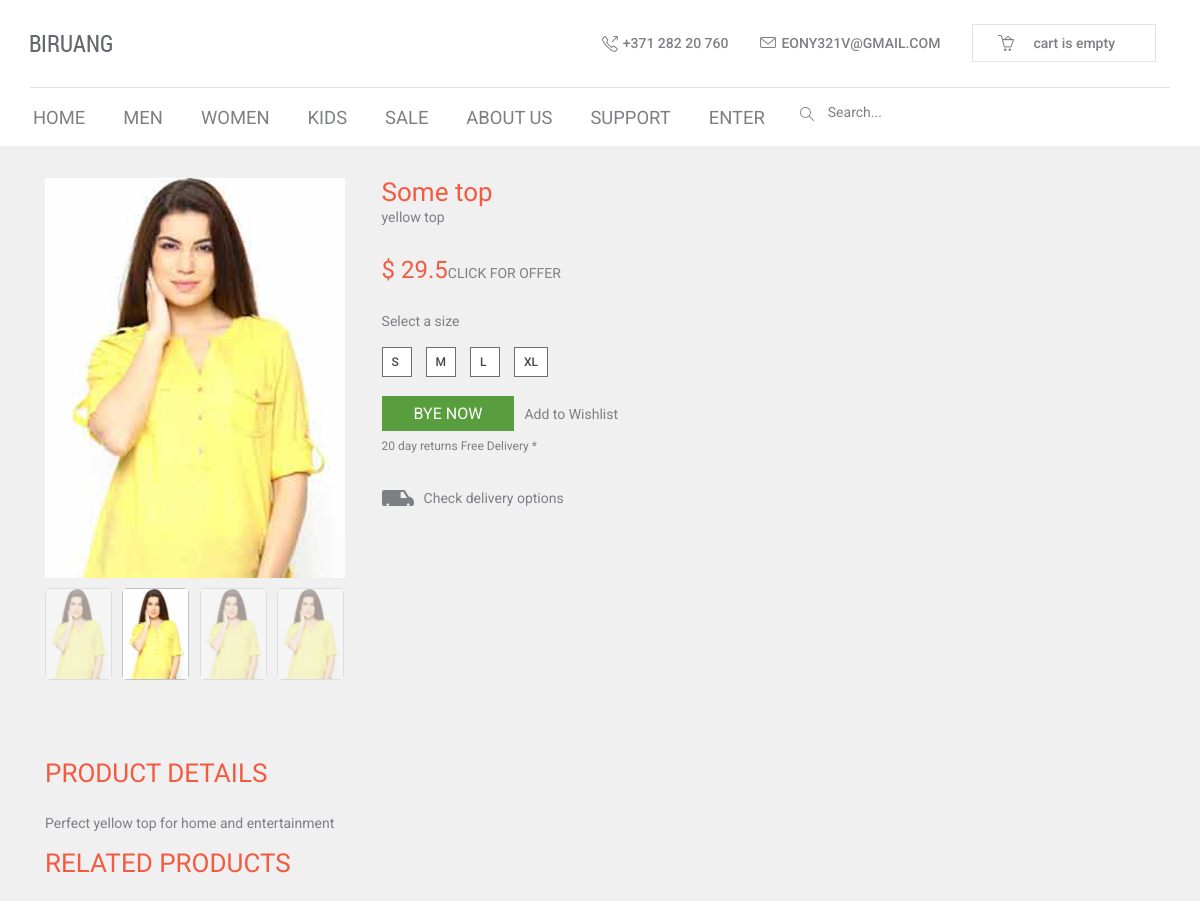
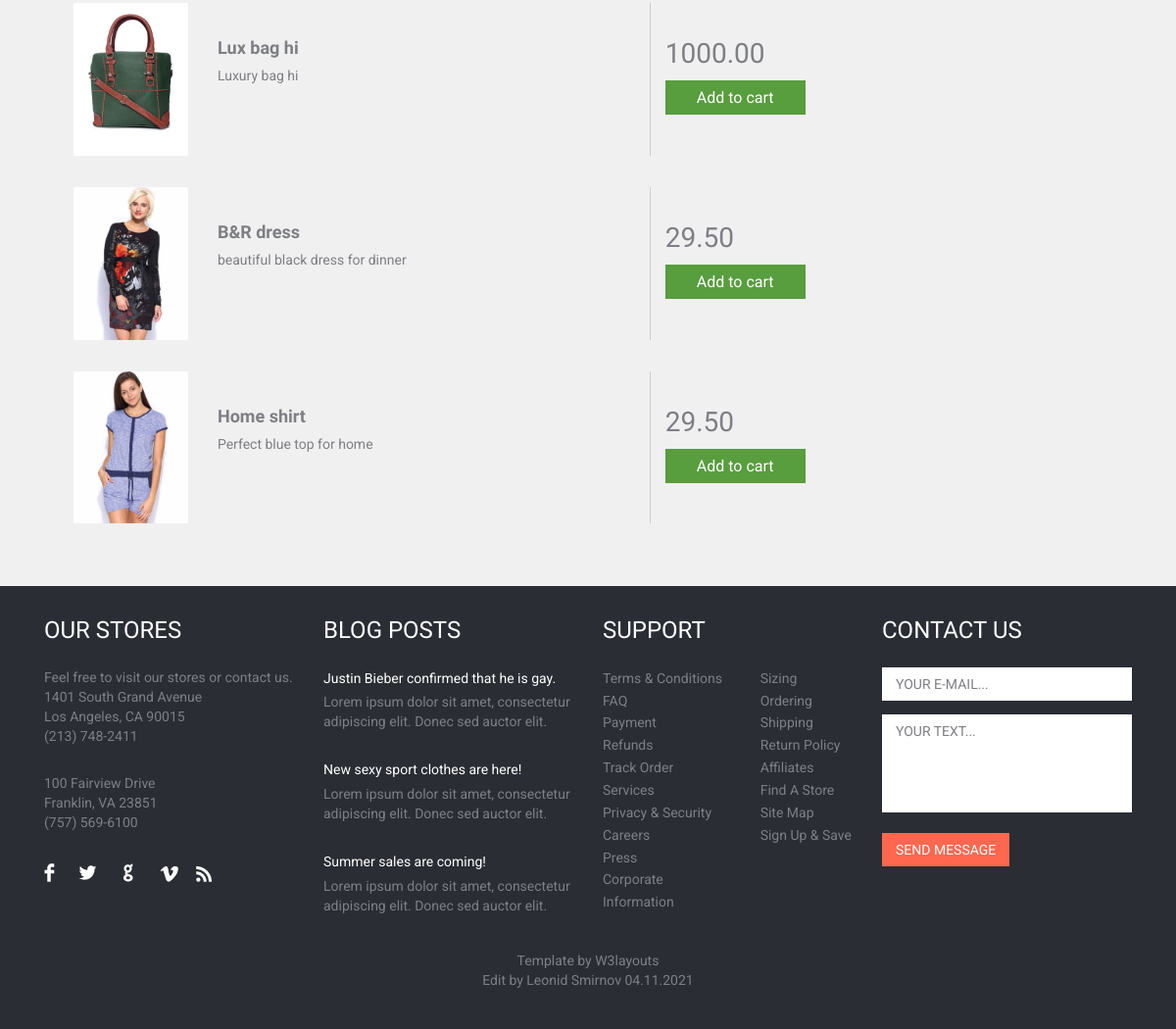
Screenshot of /single/product/135/ with the database file from the repository (2 pictures, top to bottom).
### myprojectapp/models.py (models this page shows, shortened)
class Product(models.Model):
    category = models.ForeignKey(ProductCategory, on_delete=models.CASCADE)
    name = models.CharField(max_length=128, verbose_name='product name')
    image = models.ImageField(upload_to='products_images', blank=True)
    short_desc = models.CharField(
        max_length=64, verbose_name='short description', blank=True)
    description = models.TextField(blank=True, verbose_name='full description')
    price = models.DecimalField(
        verbose_name='price', max_digits=8, decimal_places=2, default=0)
    quantity = models.PositiveSmallIntegerField(
        verbose_name='quantity', default=0)
    size = models.CharField(max_length=4, verbose_name='size', blank=True)
    gender = models.CharField(max_length=20, verbose_name='gender', blank=True)
    is_popular = models.BooleanField(
        verbose_name='popular product', default=False)
    is_new = models.BooleanField(verbose_name='new_product', default=False)
    is_active = models.BooleanField(verbose_name='activity', default=True)

### singleapp/views.py (the view)
# urls.py: path('single/', include('singleapp.urls', namespace='single')),
def single(request, pk):
    categories_menu = ProductCategory.objects.all()
    product = get_object_or_404(Product, pk=pk)
    related_products = Product.objects.filter(
        gender=product.gender).exclude(pk=product.pk).order_by('?')[:3]
    content = {
        'title': 'single',
        'product': product,
        'categories_menu': categories_menu,
        'related_products': related_products
    }
    return render(request, 'singleapp/single.html', content)

### myprojectapp/context_processors.py (called while the page is built)
def cart(request):
    cart_list = []
    if request.user.is_authenticated:
        cart_list = Cart.objects.filter(user=request.user)
    return {
        'cart': cart_list
    }

### singleapp/templates/singleapp/single.html (shortened to what this page needs)
{% extends 'myprojectapp/base.html' %}
{% load static %}
{% block content %}
    <div class="single">
        <div class="container">
            <div class="single-grids">
                <div class="col-md-9">
                    <div class="single-left-left">
                        <ul id="etalage" class="etalage" style="display: block; width: 300px; height: 533px;">
                            <li class="etalage_thumb thumb_4 etalage_thumb_active"
                                style="display: list-item; opacity: 1; background-image: none;">
                                <img class="etalage_thumb_image" src="/media/{{ product.image }}"
                                     style="display: inline; width: 300px; height: 400px; opacity: 1;">
                            </li>
                    </div>
                    <div class="single-left-right">
                        <div class="single-left-info">
                            <h3>{{ product.name }}</h3>
                            <a href="#" class="view">{{ product.short_desc }}</a>
                            <p>$ {{ product.price|floatformat:1 }}<a href="#" class="view">CLICK FOR OFFER</a></p>
                        </div>
                        <div class="select-size">
                            <p>Select a size</p>
                            <ul>
                                <li><a href="#">S</a></li>
                                <li><a href="#">M</a></li>
                                <li><a href="#">L</a></li>
                                <li><a href="#">XL</a></li>
                            </ul>
                            <div class="buy-now">
                                <a href="{% url 'cart:add_to_cart' product.pk %}">BYE NOW</a>
                            </div>
                            <div class="wishlist">
                                <a class="play-icon popup-with-zoom-anim" href="#small-dialog2">Add to Wishlist</a>
                                <link href="{% static 'css/popuo-box.css' %}" rel="stylesheet" type="text/css"
                                      media="all"/>
                            </div>
                            <div class="free">
                                <p>20 day returns Free Delivery *</p>
                            </div>
                            <div class="delivery">
                                <a class="play-icon popup-with-zoom-anim" href="#small-dialog">Check delivery
                                    options</a>
                            </div>
                        </div>
                    </div>
                    <div class="clearfix"></div>
                    <div class="product-details">
                        <h3>PRODUCT DETAILS</h3>
                        <p>{{ product.description }}
                        </p>
                    </div>
                    {% include 'singleapp/includes/inc_single_related_prods.html' %}
                </div>
                <div class="clearfix"></div>
            </div>
        </div>
    </div>
{% endblock %}

### myprojectapp/templates/myprojectapp/base.html (shortened to what this page needs)
{% load static %}
<!DOCTYPE html>
<html>
<head>
    {% block bootstrap %}
        <link href="{% static 'css/bootstrap.css' %}" rel="stylesheet" type="text/css" media="all"/>
    {% endblock %}
    {% block css %}
        <link rel="stylesheet" href="{% static 'css/style.css' %}" type="text/css" media="all"/>
    {% endblock %}
        <link rel="stylesheet" href="{% static 'css/swiper-bundle.css' %}" type="text/css" media="all" />
    <link href="{% static 'css/nav.css' %}" rel="stylesheet" type="text/css" media="all"/>
    <link rel="stylesheet" href="{% static 'css/etalage.css' %}">
</head>
<body>
{% include 'myprojectapp/includes/inc_header.html' %}
{% block content %}
{% endblock %}
{% include 'myprojectapp/includes/inc_footer.html' %}
</body>
</html>

### myprojectapp/templates/myprojectapp/includes/inc_header.html (shortened to what this page needs)
{% load static %}
{% block header %}
    <div class="header">
        <div class="container">
            <div class="header-top">
                <div class="header-logo">
                    <a href="{% url 'main' %}"><img src="{% static 'images/logo.png' %}" alt=""/></a>
                </div>
                <div class="header-right">
                    <ul>
                        <li class="phone">+371 282 20 760</li>
                        <li class="mail"><a href="mailto:example@mail.com">eony321v@gmail.com</a></li>
                        <li class="checkout">
                            <a href="{% url 'cart:view_cart' %}">
                                {% if cart %}
                                    <span class="cart">$ {{ cart.0.total_cost|floatformat:0 }}
                                ({{ cart.0.total_quantity }} items)</span>
                                {% else %}
                                    <span class="cart"> cart is empty </span>
                                {% endif %}
                            </a>
                        </li>
                    </ul>
                </div>
                <div class="clearfix"></div>
            </div>
            <div class="top-nav">
                <ul class="nav">
                    <li class="dropdown1"><a href="{% url 'main' %}">HOME</a>
                    </li>
                    <li class="dropdown1"><a href="{% url 'men:men' %}">MEN</a>
                    </li>
                    <li class="dropdown1"><a href="{% url 'women:women' %}">WOMEN</a>
                    </li>
                    <li class="dropdown1"><a href="{% url 'kids:kids' %}">KIDS</a>
                    </li>
                    <li class="dropdown1"><a href="{% url 'men:men' %}">SALE</a>
                    </li>
                    <li><a href="{% url 'about' %}">ABOUT US</a></li>
                    <li><a href="{% url '404' %}">SUPPORT</a></li>
                    <li>
                        {% if user.is_authenticated %}
                            <a href="{% url 'auth:logout' %}">exit</a>
                        {% else %}
                            <a href="{% url 'auth:login' %}">enter</a>
                        {% endif %}
                    </li>
                </ul>
            </div>
            <div class="search">
                <form>
                    <input type="text" value="Search..." onfocus="this.value = '';"
                           onblur="if (this.value == '') {this.value = 'Search...';}" required="">
                </form>
            </div>
            <div class="clearfix"></div>
        </div>
    </div>
{% endblock %}

### singleapp/templates/singleapp/includes/inc_single_related_prods.html
{% load static%}
<div class="related">
    <h3>RELATED PRODUCTS</h3>
    <div class="related-grids">
        {% for product in related_products %}
            <div class="related-grid">
                <div class="col-md-9 related-left">
                    <div class="col-md-3 related-left-left">
                        <img src="/media/{{ product.image }}" alt=""/>
                    </div>
                    <div class="col-md-9 related-left-right">
                        <h5>{{product.name}}</h5>
                        <p>{{product.description}}</p>
                    </div>
                    <div class="clearfix"></div>
                </div>
                <div class="col-md-3 related-right">
                    <p> {{product.price}} </p>
                    <a href="{% url 'cart:add_to_cart' product.pk %}">Add to cart</a>
                </div>
                <div class="clearfix"></div>
            </div>
        {% endfor %}
    </div>
</div>

### myprojectapp/templates/myprojectapp/includes/inc_footer.html
{% load static %}
    <div class="footer">
    <div class="container">
        <div class="col-md-3 stores-grid">
            <div class="stores">
                <h3>Our Stores</h3>
                <ul>
                    <li>Feel free to visit our stores or contact us.</li>
                    <li>1401 South Grand Avenue</li>
                    <li>Los Angeles, CA 90015</li>
                    <li>(213) 748-2411</li>
                    <span>
						<li class="drive">100 Fairview Drive </li>
						<li>Franklin, VA 23851</li>
						<li>(757) 569-6100 </li>
						</span>
                </ul>
            </div>
            <div class="social-icons white-icons">
                <ul>
                    <li><a href="#" class="facebook"></a></li>
                    <li><a href="#" class="twitter"></a></li>
                    <li><a href="#" class="chrome"></a></li>
                    <li><a href="#" class="vimeo"></a></li>
                    <li><a href="#" class="rss"></a></li>
            </div>
        </div>
        <div class="col-md-3 blog">
            <h3>Blog posts</h3>
            <a href="#">Justin Bieber confirmed that he is gay.</a>
            <p>Lorem ipsum dolor sit amet, consectetur
                adipiscing elit. Donec sed auctor elit.
            </p>
            <a href="#">New sexy sport clothes are here!</a>
            <p>Lorem ipsum dolor sit amet, consectetur
                adipiscing elit. Donec sed auctor elit.
            </p>
            <a href="#">Summer sales are coming!</a>
            <p>Lorem ipsum dolor sit amet, consectetur
                adipiscing elit. Donec sed auctor elit.
            </p>
        </div>
        <div class="col-md-3 support">
            <h3>Support</h3>
            <div class="support-grids">
                <div class="support-left">
                    <ul>
                        <li><a href="#">Terms & Conditions</a></li>
                        <li><a href="#">FAQ</a></li>
                        <li><a href="#">Payment</a></li>
                        <li><a href="#">Refunds</a></li>
                        <li><a href="#">Track Order</a></li>
                        <li><a href="#">Services</a></li>
                        <li><a href="#">Privacy & Security</a></li>
                        <li><a href="#">Careers</a></li>
                        <li><a href="#">Press</a></li>
                        <li><a href="#">Corporate Information</a></li>
                    </ul>
                </div>
                <div class="support-left support-right">
                    <ul>
                        <li><a href="#">Sizing</a></li>
                        <li><a href="#">Ordering</a></li>
                        <li><a href="#">Shipping</a></li>
                        <li><a href="#">Return Policy</a></li>
                        <li><a href="#">Affiliates</a></li>
                        <li><a href="#">Find A Store </a></li>
                        <li><a href="#">Site Map</a></li>
                        <li><a href="#">Sign Up & Save</a></li>
                    </ul>
                </div>
                <div class="clearfix"></div>
            </div>
        </div>
        <div class="col-md-3 contact">
            <h3>Contact us</h3>
            <form>
                <input type="text" value="your e-mail..." onfocus="this.value = '';"
                       onblur="if (this.value == '') {this.value = 'your e-mail...';}" required="">
                <textarea value="your text...:" onfocus="if(this.value == 'your text...') this.value='';"
                          onblur="if(this.value == '') this.value='your text...';">your text...</textarea>
                <input type="submit" value="Send MESSAGE">
            </form>
        </div>
        <div class="clearfix"></div>
        <div class="copyright">
            <p>Template by <a href="http://w3layouts.com/">W3layouts</a></p>
            <p> Edit by Leonid Smirnov {% now "d.m.Y" %} </p>
        </div>
    </div>

### static/css/nav.css (style rules this page uses)
.nav { position: relative; margin: 3px 0 0 0; }
ul.nav { padding:0; list-style:none; }
.nav > li { display: inline-block; float: left; background: none; margin: .7em 1em; }
.nav > li:nth-child(5) { background:none; }
.nav > li > a { padding: 0px; display: block; color: #7e7f84; margin: 0; font-size: 14px; text-transform: uppercase; border: none; letter-spacing: 1px; border-style: solid; border-color: rgba(255, 255, 255, 0); background: none; }
.nav > li > ul li ul, .nav li >ul li, .nav > li > .fulldrop, .nav > li > .coldrop, .nav > li > ul, .nav > li { transition: all 0.3s ease-in-out; -moz-transition: all 0.3s ease-in-out; -webkit-transition: all 0.3s ease-in-out; -o-transition: all 0.3s ease-in-outs; }
@media all and (max-width:1366px) { .nav > li > a { font-size: 14px; } }
@media all and (max-width:1280px) { .nav > li > a { font-size: 1.15em; letter-spacing: 0; } }

### static/css/etalage.css (style rules this page uses)
#etalage { display: none; }
#etalage .etalage_thumb { background: white url(../images/loading.gif) center no-repeat; }
.etalage, .etalage_thumb, .etalage_thumb_image, .etalage_source_image, .etalage_zoom_preview, .etalage_icon, .etalage_hint { display:none }
.etalage, .etalage ul, .etalage li, .etalage img, .etalage_hint, .etalage_icon, .etalage_description { margin:0; padding:0; border:0; list-style:none }
.etalage, .etalage_magnifier div, .etalage_magnifier div img, .etalage_small_thumbs ul, ul .etalage_small_thumbs li, .etalage_zoom_area div, .etalage_zoom_img { position:relative }
.etalage img, .etalage li { -webkit-user-select:none; -khtml-user-select:none; -moz-user-select:none; -o-user-select:none; user-select:none; -webkit-user-drag:none; -moz-user-drag:none; user-drag:none }
.etalage, .etalage_small_thumbs li { float:left }
.etalage li { position:absolute }
.etalage img { vertical-align:bottom; max-width:none; }
.etalage_thumb_image { width:100% !important; }
.etalage { direction:ltr; }

### rows the page displays
Product: image (picture), name "Some top", short_desc "yellow top", price "29.5", description "Perfect yellow top for home and entertainment"
Product: image (picture), name "Lux bag hi", description "Luxury bag hi", price "1000.00"
Product: image (picture), name "B&R dress", description "beautiful black dress for dinner", price "29.50"
Product: image (picture), name "Home shirt", description "Perfect blue top for home", price "29.50"
